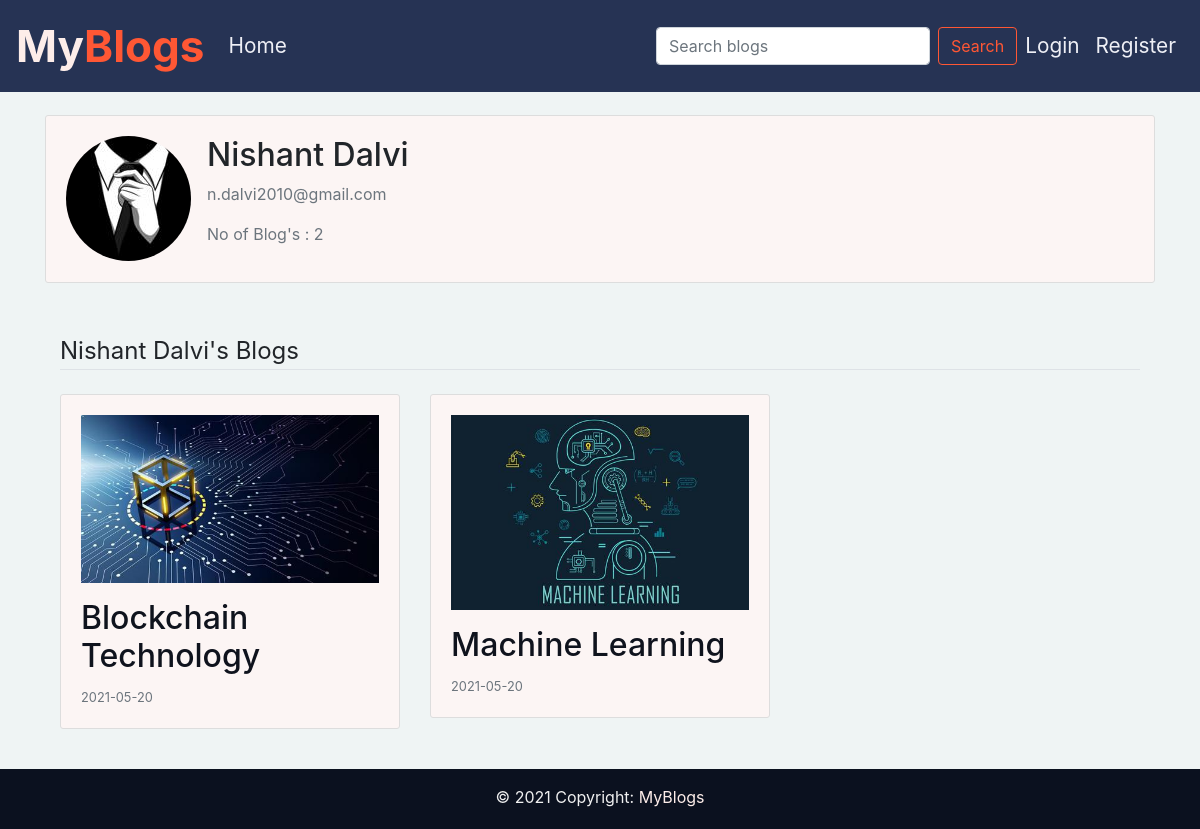
The page /user/Nishant Dalvi on the database its author committed.
### blog/models.py (models this page shows, shortened)
class User(db.Model, UserMixin):
    id = db.Column(db.Integer, primary_key=True)
    username = db.Column(db.String(20), unique=True, nullable=False)
    email = db.Column(db.String(120), unique=True, nullable=False)
    image_file = db.Column(db.String(20), nullable=False, default='default_profile.jpg')
    password = db.Column(db.String(60), nullable=False)
    posts = db.relationship('Post', backref='author', lazy=True)

class Post(db.Model):
    id = db.Column(db.Integer, primary_key=True)
    title = db.Column(db.String(100), nullable=False)
    date_posted = db.Column(db.DateTime, nullable=False, default=datetime.utcnow)
    content = db.Column(db.Text, nullable=False)
    image_post = db.Column(db.String(20), nullable=False, default='default_post.jpg')
    user_id = db.Column(db.Integer, db.ForeignKey('user.id'), nullable=False)

### blog/routes.py (the view)
@app.route("/user/<string:username>")
def user_profile(username):
    user = User.query.filter_by(username=username).first_or_404()
    image_file = url_for('static', filename='resources/profile_pics/' + user.image_file)
    posts = Post.query.filter_by(author=user).order_by(Post.date_posted.desc())
    return render_template('profile.html', posts=posts, user=user,image_file=image_file,title=username)

### blog/Templates/profile.html (shortened to what this page needs)
{%extends "layout.html"%}
{%block content%}
    <div class="content-section">
      <div class="media">
        <img class="rounded-circle account-img" src="{{ image_file }}">
        <div class="media-body ml-3">
          <h2 class="account-heading">{{ user.username }}</h2>
          <p class="text-secondary">{{ user.email }}</p>
          <p class="text-secondary">No of Blog's : {{ posts.count() }}</p>
        </div>
      </div>
    </div>
    <div class="container" id="user-posts">
        <legend class="border-bottom mb-4">{{ user.username }}'s Blogs</legend>
        <div class="row mt-4">
            {% if posts%}
                {% for post in posts %}
                    <div class="col-md-4 post-sec">
                        <article class="media content-section">
                            <div class="media-body">
                                <figure>
                                    <a href="{{ url_for('post', post_id=post.id) }}"><img class="img-fluid blog-img" src="{{ url_for('static', filename='resources/blog_pics/' + post.image_post) }}" alt="Some alt text"></a>
                                </figure>
                                <div class="article-metadata">
                                    <h2><a class="article-title blog-title" href="{{ url_for('post', post_id=post.id) }}">{{post.title}}</a></h2>
                                </div>
                                <small class="text-muted">{{ post.date_posted.strftime('%Y-%m-%d') }}</small>
                            </div>
                        </article>
                    </div>
                {% endfor %}
            {% endif %}
        </div>
    </div>
{%endblock content%}

### blog/static/main.css (style rules this page uses)
html { min-height: 100%; position: relative; }
body { margin: 0px; padding: 0px; background-color: #EFF4F4; min-height: 100%; display: grid; margin-bottom: 60px; }
.content-section { background: #ffffff; padding: 20px 20px; border: 1px solid #dddddd; border-radius: 3px; margin-bottom: 20px; }
.post-sec { margin-bottom: 20px; }
.blog-img { height: fit-content; }
#user-posts { margin-top: 50px; }
.blog-title { color:#0F131D; }
.content-section { background-color: #fcf5f4; }

### rows shown on the page
User: username "Nishant Dalvi", email "n.dalvi2010@gmail.com"
Post: image_post (picture), title "Blockchain Technology", date_posted "2021-05-20"
Post: image_post (picture), title "Machine Learning", date_posted "2021-05-20"

### other values the page prints
{{ posts.count() }} "2"
